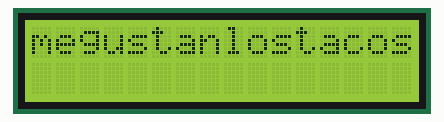
A sketch run on a simulated Arduino Uno, built with avr-gcc and run on an emulated ATmega328P. Shown: 16×2 character LCD.

Above: at 0.1 s.

The sketch:

UNI2_Prog_15_LCDCursor.ino
```cpp
/*
  LiquidCrystal Library - Cursor
 Demonstrates the use a 16x2 LCD display.  The LiquidCrystal
 library works with all LCD displays that are compatible with the
 Hitachi HD44780 driver. There are many of them out there, and you
 can usually tell them by the 16-pin interface.
*/

// include the library code:
#include <LiquidCrystal.h>

// initialize the library by associating any needed LCD interface pin
// with the arduino pin number it is connected to
const int rs = 12, en = 11, d4 = 5, d5 = 4, d6 = 3, d7 = 2;
LiquidCrystal lcd(rs, en, d4, d5, d6, d7);

void setup() {
  // set up the LCD's number of columns and rows:
  lcd.begin(16, 2);
  // Print a message to the LCD.
  lcd.print("megustanlostacos");
}

void loop() {
  // Turn off the cursor:
  lcd.noCursor();
  delay(500);
  // Turn on the cursor:
  lcd.cursor();
  delay(500);
}
```
